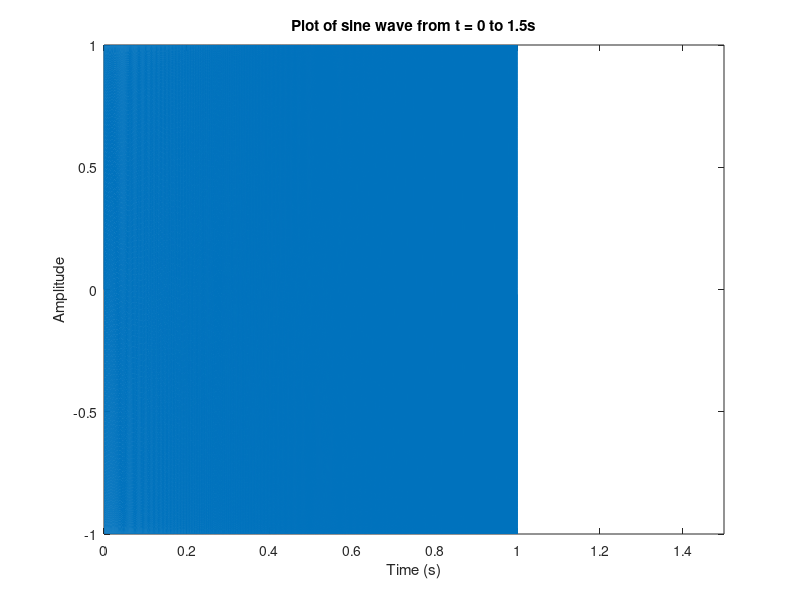
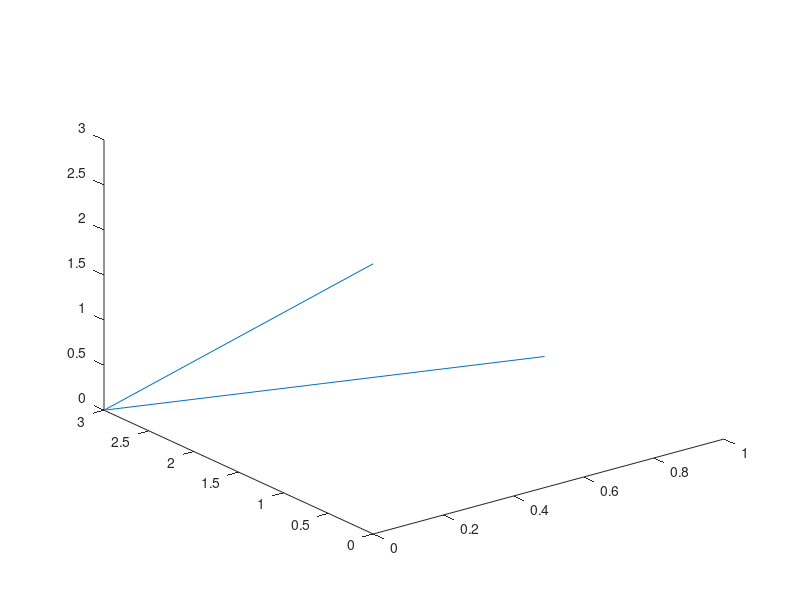

Here is the MATLAB script that generated these plots, in order: (Note: this script raises an error after producing the figures.)
%{
    Welcome to ECE210 Honors Section. There will be 7 short tutorials in
    total: 4 for MATLAB and 3 for Python. You will have to complete all 8
    tutorials in order to gain Honors credit for this section.

    Before we begin, most of us are more familiar with the Windows set of
    keyboard shortcuts rather than the emacs set of keyboard shortcuts. So,
    let us change our shortcut preferences. Under the toolstrip, located at
    the top of the MATLAB window, search for "Environment" and click
    "Preferences". In the new "Preferences" window, select "Keyboard".
    Under "Keyboard", click on the option called "Shortcuts". On the right,
    under "Active Settings", please select "Windows Default Set". Finally,
    click "Apply" and "Ok".
%}

%%

%{
    Help and Basics

    The symbol "%" is used in front of a comment. Comments are usually
    color-coded green. Use "%%" to separate your code, typically written in
    a script (.m file) into individually executable sections. You may have
    to save your error-free script as a .m file in order for the
    color-coding and section separation to activate.

    To get a list of help topics, type "help" and hit enter/return. To get
    specific help for a function eg. sin, type "help sin" and hit
    enter/return. Since it is tedious to keep typing "and hit
    enter/return", we shall omit it from future instructions.

    If you don't know the exact name of the topic or command you are
    looking for, type "lookfor keyword" (e.g., "lookfor regression")

    When writing a long matlab statement that exceeds a single row use
    "..." to continue statement to next row.

    When using the command line, a ";" at the end means matlab will not
    display the result. If ";" is omitted then matlab will display result.
    It is a good practice to use ";" to suppress most results. 

    Use the up-arrow to recall commands without retyping them (and down
    arrow to go forward in commands). Tab-completion is also available.

    Some useful commands for clearing variables and windows
    clear all;	% clear all variables
    close all;	% close all additional windows
    clc;        % clears command window
    disp('<insert message here>'); % same as print statements

    Get Ready and Have Fun!

%}

%%

%{
    Schedule:

    09/17/2018: Matlab: Mathematical functions, Graphing tools, Vector and Matrix arithmetic
   
%}


%% 09/17/2018: Matlab: Mathematical functions, Graphing tools, Vector and Matrix arithmetic

%% Declaring Vectors and Matrices

% Declaring a row vector rv with elements [1 2 3 4 6 4 3 4 5], look at the
% form of rv being displayed in the Command Window. rv is also displayed in
% the Workspace, double-click on rv in the workspace and you will be able
% to view the entries of rv in a spreadsheet.
rv = [1 2 3 4 6 4 3 4 5]

% Declare a column vector cv with the same elements as rv. Observe the form
% of cv in the Command Window. In addition, the "'" operator gives
% you the transpose of a matrix/ vector.
cv = [1;2;3;4;6;4;3;4;5]
new_rv = cv'
new_cv = rv'

% Declare a vector of time t1 from 0s to 100s with 0.1s increments.
% Declare another vector of time t2 from 0 to 100 with exactly 574
% intervals.
t1 = 0:0.1:100
t2 = linspace(0, 100, 574)

% Declaring a matrix A with elements [1 2 3] in row 1, [4 5 6] in row 2.
A = [1 2 3; 4 5 6]

% Declaring a matrix Z of size 4x20 with entries 0, declare another matrix
% O of size 5x3 with entries 4.
Z = zeros(4,20)
O = ones(5,3)*4

% Practice declaring a few vectors/ matrices until you get the feel of it.

%% Interesting numbers

% Do explore and take note of the following results
% NaN represents "Not a Number"
a0 = 1/inf
a1 = 1/0
a2 = inf/0      % do take note
a3 = 0/0        % do take note
a4 = inf^inf
a5 = inf - inf  % do take note
b1 = i
b2 = j
b3 = sqrt(-1)
b4 = b1*b2
b5 = NaN

%% Mathematical functions and Graphing tools

%{
    In this example, we define, plot and play out a sine wave of
    400Hz sampled at 8192Hz. We do recommend that you go through this
    example in detail and it would be a good idea to put on your earphones
    at this point. After analyzing this example, write a 1.5 seconds sine
    sweep from 400Hz to 800Hz.
%}

% Declaring time t starting from 0, ending at 1s, with sampling frequency
% of 8192 Hz, hence period of 1/8192s. This is the default sampling
% frequency for the command soundsc.
t = 0:1/8192:1;

% Declaring the sine wave with frequency 400Hz, hence angular frequency of
% 2*pi*400 rad. Knowing how to write sine waves is actually quite important
% in ECE210 as we tend to do frequency analysis with sinusoidal inputs sin(wt)
sinewave = sin(2*pi*400*t);

% This is the typical way of plotting a graph and we would be expecting this of you.
% Firstly, create a new "figure" and label it with a positive integer. 
% Then, use "plot" which is the command to graph the sinewave in 2D.
% Please label your axis with "xlabel", "ylabel" and give your figure an appropriate "title".
% Adjust your "axis" so that the graph makes sense.
% If you need help with any of the commands at any point, highlight the command,
% right click and select "Help on Selection"
figure(1);
plot(t,sinewave);
xlabel('Time (s)')
ylabel('Amplitude')
title('Plot of sine wave from t = 0 to 10ms')
axis([0 10/1000 -1 1])

% Finally, play the sinewave you generated and verify.
soundsc(sinewave);

%% Exercise 1: Write a 1.5 seconds sine sweep from 400Hz to 800Hz.

% What is a sine sweep?
% A sine sweep is the evaluation of the sine function not only across time
% but also across a linear range of frequencies.
% Thus, if y is the sinesweep y = sin(2*pi*f(t)*t), where f(t) is the 
% linear range of frequencies. For example, to cover the range of
% frequencies from 100 to 200 Hz, from 0 to 1 second, 
% f(t) = 100 + t(200 - 100).

% First plot the first 1.5s.
% Then plot the first 20ms

% some variables that you must have:
% t : vector of time
% freq : vector of frequency, same length as t
% sinesweep : output vector

% <----- Here is space for you to complete this section ----->
t = 0:1.5/188192:1;
freq=400 + t*400;
sinesweep=sin(2*pi*freq.*t);
figure(1);
plot(t,sinesweep);
xlabel('Time (s)');
ylabel('Amplitude');
title('Plot of sine wave from t = 0 to 1.5s');
axis([0 1.5 -1 1])

figure(2);
plot(t,sinesweep);
xlabel('Time (s)');
ylabel('Amplitude');
title('Plot of sine wave from t = 0 to 20ms');
axis([0 .02 -1 1])



%% More mathematical functions and Graphing tools

% The following are some 2D graphing tools that you may try:
% plot, bar, stairs, errorbar, polar, stem, scatter

% The following are some 3D graphing tools that you may try:
% plot3, mesh, surf, surfl, contour, (quiver, slice)

%% Matrix and Vector Arithmetic Practice

% Compute the value of A dot B and store in the variable C
A = [1 0];
B = [2, 3];	% commas are ok
C = dot(A,B)   % correct ans: 2.

% Compute the value of A cross C and store in the variable C
% Show that this makes sense in a 3D plot (hint: plot3)
A = [1 0 0];
B = [2 3 0];
C = cross(A,B);
figure(2);
plot3(A,B,C)


%% Exercise 2: Matrix and Vector Operations
% Part A:
% Find the product of the matrices A = [1,2,3,4,5] and B = [1;1;1;1]
% and call it C, C = BA

% <----- Here is space for you to complete this section ----->

A = [1,2,3,4,5];
B = [1;1;1;1];
C = B*A

% Now, given the matrix A, produce the matrix C, using the repmat function.
% Use the help function and MATLAB documentation if you do not know how
% to use this function

% <----- Here is space for you to complete this section ----->

D = repmat(A,4,1);
% Part B:

% Cell wise multiplcation/division on vectors/matrices can be done using 
% .* and ./. Similarly elements wise power to the k can be done using .^.

% Example: 

F = [1 2 3; 4 5 6; 7 8 9];
G =F.^2; % Squares each element
H = F.*eye(3); %Cell wise multiplication with identity matrix

% Starting with the matrix E = [1 1 1; 2 2 2; 3 3 3], form the matrix
% X = [1 2 3; 2 4 6; 3 6 9]

% <----- Here is space for you to complete this section ----->
E = [1 1 1; 2 2 2; 3 3 3];
X = E;
X(:,2)=E(:,2)+E(:,1);
X(:,3)=X(:,2)+E(:,1);
X;
E=E*(E.*eye(3));

%% Exercise 3: What is a matrix in the real world?

% The following function, reads an image from the path provided to it.
% Provide the path to the picture 'lab1.jpg'

x = imread('/home/akamboj2/ECE 210 Honors Lab/Session1/lab1.jpg');

% Notice that your picture is a matrix of pixel values ranging from 0 to
% 255. 

% Using ONE matrix operation and the flipud() functionrotate your picture 
% 90 degrees to the left.You can view your rotated picture using the 
% function imshow().

% <----- Here is space for you to complete this section ----->
x=flipud(x');
imshow(x)
%% Exercise 4: Using Matrices to Solve a System of Equations

% Consider the following system of equations:
% x1 + 4x2 + 7x3 = 90
% x1 + 3x2 + x3 = 78
% x1 + x2 + x3 = 24

% This can be represented in matrix form as Ax = b
% A is the matrix of coefficients, b is the vector of numbers on the right 
% hand side of the equation and x is the vector [x1; x2; x3].

% <----- Here is space for you to complete this section ----->

A = [1 4 7;1 3 1; 1 1 1];% fill in A
b = [90;78;24];% fill in b

% If Ax = b  =>  x = (A-1)b, where A-1 is the inverse of the matrix.
% Now solve for x, by finding out how to find the inverse of a matrix
% in MATLAB.

% <----- Here is space for you to complete this section ----->
x=inv(A)*b

%% Exercise 5: Final example of the day

clear all; close all; clc;

% Most analog and digital filters (eg. audio filters, image filters) can be
% represented by a transfer function known as H(w). This will be covered in
% ECE210. H(w) is a complex-valued function with magnitude and phase. It is
% critical for most applications to determine the 3dB bandwidth. In the
% case of low pass filters, it is the angular frequency w_3dB where H(w) is
% half its peak value. 

% In this exercise, modify the following code such that the magnitude is
% displayed in logarithmic power scale = 20*log_base10(|H(w)|).

% Make a copy of the code before modification and be able to show us where
% you made the modification


w = 0:0.01:10;
H = 1./(1+1j*w);

subplot(2,1,1);
plot(w,abs(H)); 
title('Magnitude of H vs w');
xlabel('w');
ylabel('Magnitude'); 
grid on;

subplot(2,1,2);
plot(w,angle(H)); title('Phase of H vs w');
xlabel('w');
ylabel('Phase'); 
grid on;
% Try to find the value of the 3dB frequency from your plot.

%DO WE SCALE DOWN FOR ANGLE AS WELL??
%COPY OF CODE
w = 0:0.01:10;
H = 1./(1+1j*w);
scale = 20*log10(abs(H));
subplot(2,1,1);
plot(w,scale); 
title('Magnitude of H vs w');
xlabel('w');
ylabel('Magnitude'); 
grid on;

subplot(2,1,2);
plot(w,angle(scale)); title('Phase of H vs w');
xlabel('w');
ylabel('Phase'); 
grid on;
